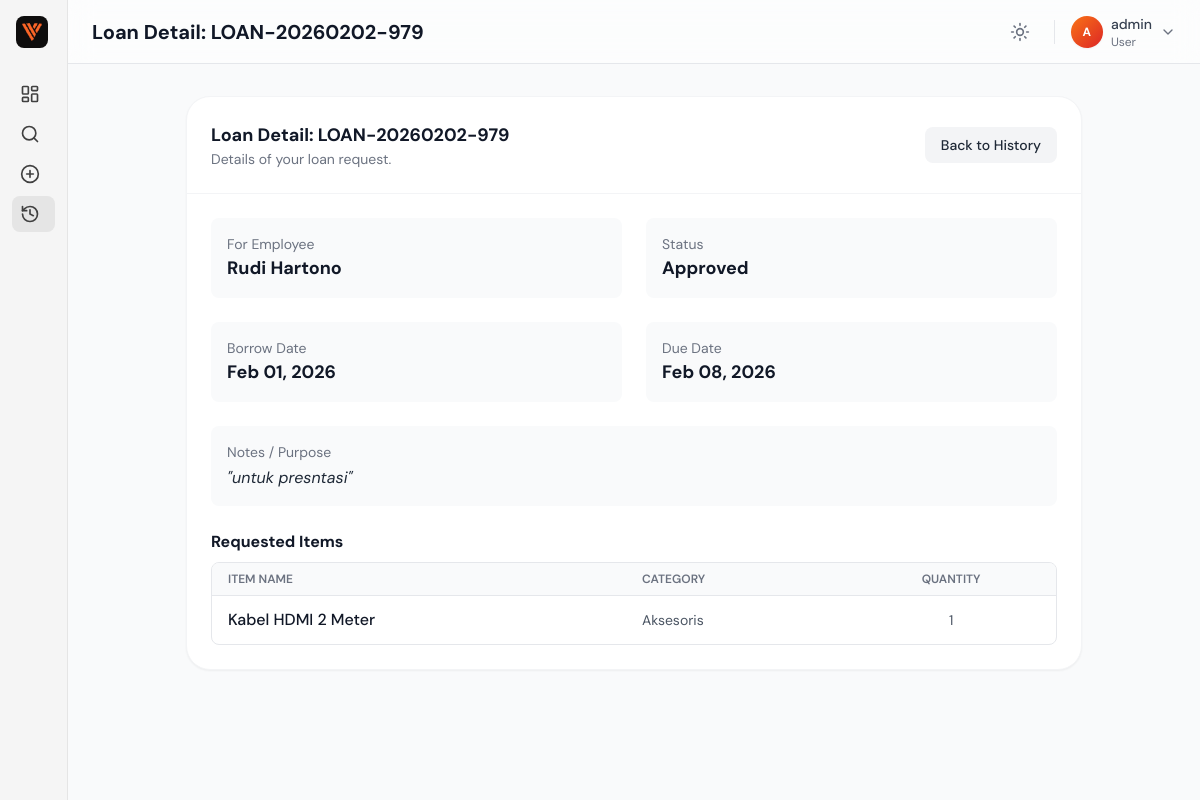
Before: /user/loan_detail.php?id=1 (signed in) with the older database file.
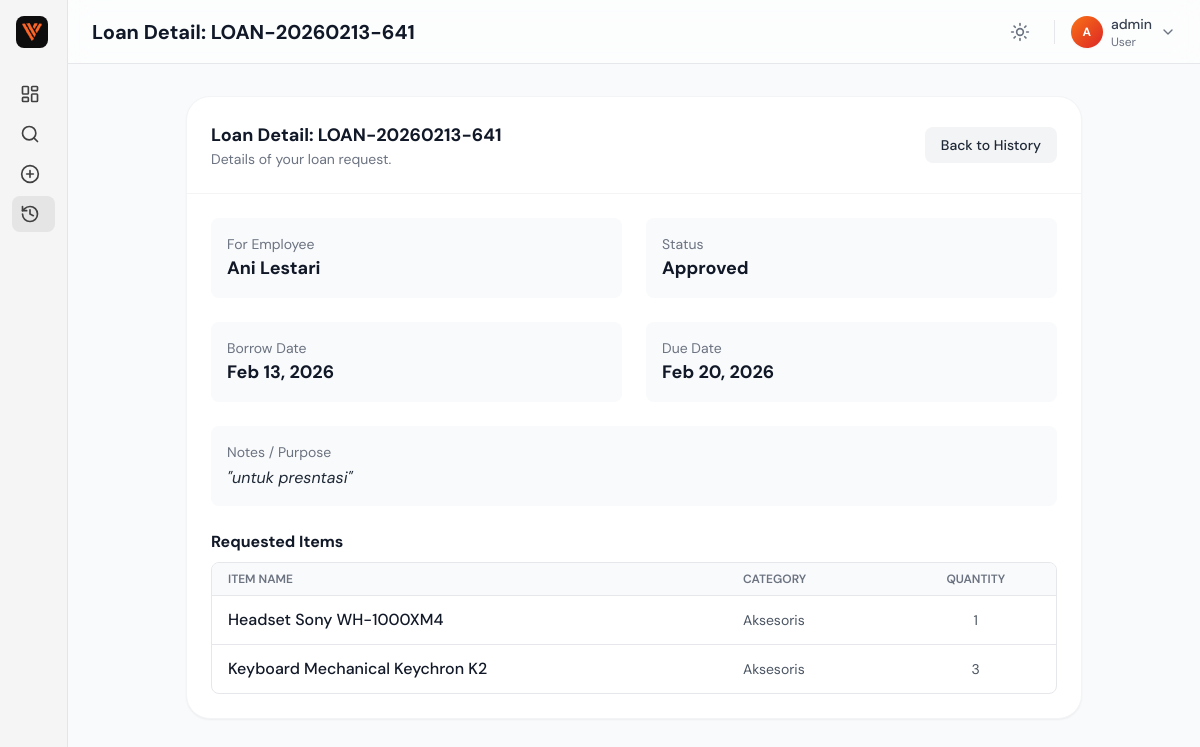
After: the same page with the newer database file.
### tables this page shows
CREATE TABLE `peminjaman` (
  `id` int(11) NOT NULL AUTO_INCREMENT,
  `kode_peminjaman` varchar(20) DEFAULT NULL,
  `user_id` int(11) NOT NULL,
  `employee_id` int(11) DEFAULT NULL,
  `tanggal_pinjam` date NOT NULL,
  `tanggal_kembali_rencana` date DEFAULT NULL COMMENT 'Expected return date set by admin',
  `tanggal_kembali` date DEFAULT NULL COMMENT 'Actual return date',
  `status` enum('pending','approved','rejected','returned') NOT NULL DEFAULT 'pending',
  `keterangan` text DEFAULT NULL,
  `alasan_reject` text DEFAULT NULL,
  `created_at` timestamp NOT NULL DEFAULT current_timestamp(),
  `updated_at` timestamp NOT NULL DEFAULT current_timestamp() ON UPDATE current_timestamp(),
  PRIMARY KEY (`id`),
  KEY `idx_user_id` (`user_id`),
  KEY `idx_status` (`status`),
  KEY `idx_tanggal_pinjam` (`tanggal_pinjam`),
  KEY `fk_employee_id` (`employee_id`),
  CONSTRAINT `fk_employee_id` FOREIGN KEY (`employee_id`) REFERENCES `employees` (`id`) ON DELETE SET NULL,
  CONSTRAINT `peminjaman_ibfk_1` FOREIGN KEY (`user_id`) REFERENCES `users` (`id`) ON DELETE CASCADE
);

CREATE TABLE `employees` (
  `id` int(11) NOT NULL AUTO_INCREMENT,
  `user_id` int(11) DEFAULT NULL,
  `nama_karyawan` varchar(100) NOT NULL,
  `jabatan` varchar(100) DEFAULT NULL,
  `departemen` varchar(100) DEFAULT NULL,
  `email` varchar(100) DEFAULT NULL,
  `telepon` varchar(20) DEFAULT NULL,
  `created_at` timestamp NOT NULL DEFAULT current_timestamp(),
  PRIMARY KEY (`id`),
  UNIQUE KEY `email` (`email`),
  UNIQUE KEY `user_id` (`user_id`),
  CONSTRAINT `fk_user_id` FOREIGN KEY (`user_id`) REFERENCES `users` (`id`) ON DELETE SET NULL
);

CREATE TABLE `peminjaman_detail` (
  `id` int(11) NOT NULL AUTO_INCREMENT,
  `peminjaman_id` int(11) NOT NULL,
  `inventaris_id` int(11) NOT NULL,
  `jumlah` int(11) NOT NULL,
  `catatan` text DEFAULT NULL,
  `created_at` timestamp NOT NULL DEFAULT current_timestamp(),
  `updated_at` timestamp NOT NULL DEFAULT current_timestamp() ON UPDATE current_timestamp(),
  PRIMARY KEY (`id`),
  KEY `idx_peminjaman` (`peminjaman_id`),
  KEY `idx_inventaris` (`inventaris_id`),
  CONSTRAINT `peminjaman_detail_ibfk_1` FOREIGN KEY (`peminjaman_id`) REFERENCES `peminjaman` (`id`) ON DELETE CASCADE,
  CONSTRAINT `peminjaman_detail_ibfk_2` FOREIGN KEY (`inventaris_id`) REFERENCES `inventaris` (`id`) ON DELETE CASCADE
);

CREATE TABLE `inventaris` (
  `id` int(11) NOT NULL AUTO_INCREMENT,
  `nama_barang` varchar(100) NOT NULL,
  `kategori` varchar(50) NOT NULL,
  `stok_total` int(11) NOT NULL DEFAULT 0,
  `stok_tersedia` int(11) NOT NULL DEFAULT 0,
  `kondisi` enum('baik','rusak ringan','rusak berat') NOT NULL DEFAULT 'baik',
  `lokasi` varchar(100) NOT NULL,
  `deskripsi` text DEFAULT NULL,
  `image` varchar(255) DEFAULT NULL COMMENT 'Image filename for the product',
  `created_at` timestamp NOT NULL DEFAULT current_timestamp(),
  `updated_at` timestamp NOT NULL DEFAULT current_timestamp() ON UPDATE current_timestamp(),
  PRIMARY KEY (`id`),
  KEY `idx_kategori` (`kategori`),
  KEY `idx_stok_tersedia` (`stok_tersedia`)
);

### src/Loan.php (called while the page is built, shortened)
<?php
class Loan
{
    private $pdo;
    public function __construct($pdo)
    {
        $this->pdo = $pdo;
    }
    public function getById($id)
    {
        try {
            $stmt = $this->pdo->prepare(
                "SELECT p.*, u.username, u.email, e.nama_karyawan
                 FROM peminjaman p
                 JOIN users u ON p.user_id = u.id
                 LEFT JOIN employees e ON p.employee_id = e.id
                 WHERE p.id = ?"
            );
            $stmt->execute([$id]);
            $header = $stmt->fetch();
            $stmtDetails = $this->pdo->prepare(
                "SELECT pd.*, i.nama_barang, i.kategori, i.stok_tersedia, i.lokasi
                 FROM peminjaman_detail pd
                 JOIN inventaris i ON pd.inventaris_id = i.id
                 WHERE pd.peminjaman_id = ?"
            );
            $stmtDetails->execute([$id]);
            $details = $stmtDetails->fetchAll();
            $header['details'] = $details;
            return $header;
        } catch (\PDOException $e) {
            return null;
        }
    }
}

### public/user/loan_detail.php (the view, shortened to what the changed rows need)
<?php
require_once __DIR__ . '/../../config/database.php';
$loan = new Loan($pdo);
$loanId = $_GET['id'] ?? null;
$loanDetails = null;
if ($loanId) {
    $loanDetails = $loan->getById($loanId);
}
$pageTitle = 'Loan Detail: ' . htmlspecialchars($loanDetails['kode_peminjaman'] ?? 'LOAN-' . $loanDetails['id']);
?>
<!DOCTYPE html>
<html lang="en" class="light">
<head>
    <script src="https://cdn.tailwindcss.com"></script>
</head>
<body class="bg-gray-50 dark:bg-gray-900 font-sans text-slate-800 dark:text-white transition-colors duration-300"
      x-data="{
          darkMode: localStorage.getItem('theme') === 'dark',
          toggleTheme() {
              this.darkMode = !this.darkMode;
              localStorage.setItem('theme', this.darkMode ? 'dark' : 'light');
          }
      }"
      x-init="$watch('darkMode', val => document.documentElement.classList.toggle('dark', val))">
    <div class="flex h-screen overflow-hidden bg-gray-50 dark:bg-gray-950">
        <div class="fixed inset-0 -z-10 bg-gray-50 dark:bg-gray-950">
            <div class="absolute top-[-10%] left-[-10%] w-[40%] h-[40%] rounded-full bg-orange-500/10 blur-[100px]"></div>
            <div class="absolute bottom-[-10%] right-[-10%] w-[40%] h-[40%] rounded-full bg-red-500/10 blur-[100px]"></div>
        </div>
        <div class="flex-1 flex flex-col h-screen overflow-hidden relative">
            <?php include '../includes/header.php'; ?>
            <main class="flex-1 overflow-y-auto p-4 md:p-8">
                <div class="max-w-4xl mx-auto">
                    <div class="bg-white dark:bg-gray-800 rounded-3xl border border-gray-100 dark:border-gray-700 shadow-sm">
                        <div class="p-6 border-b border-gray-100 dark:border-gray-700 flex justify-between items-center">
                            <div>
                                <h3 class="text-lg font-bold text-gray-900 dark:text-white"><?= $pageTitle ?></h3>
                                <p class="text-sm text-gray-500 dark:text-gray-400">Details of your loan request.</p>
                            </div>
                        </div>
                        <div class="p-6 space-y-6">
                            <div class="grid grid-cols-1 md:grid-cols-2 gap-6">
                                <div class="p-4 bg-gray-50 dark:bg-gray-700/50 rounded-lg">
                                    <span class="block text-sm text-gray-500 dark:text-gray-400">For Employee</span>
                                    <span class="font-bold text-lg text-gray-900 dark:text-white"><?= htmlspecialchars($loanDetails['nama_karyawan'] ?? '-') ?></span>
                                </div>
                                <div class="p-4 bg-gray-50 dark:bg-gray-700/50 rounded-lg">
                                    <span class="block text-sm text-gray-500 dark:text-gray-400">Status</span>
                                    <span class="font-bold text-lg text-gray-900 dark:text-white"><?= ucfirst($loanDetails['status']) ?></span>
                                </div>
                                <div class="p-4 bg-gray-50 dark:bg-gray-700/50 rounded-lg">
                                    <span class="block text-sm text-gray-500 dark:text-gray-400">Borrow Date</span>
                                    <span class="font-bold text-lg text-gray-900 dark:text-white"><?= date('M d, Y', strtotime($loanDetails['tanggal_pinjam'])) ?></span>
                                </div>
                                <?php if ($loanDetails['tanggal_kembali_rencana']): ?>
                                <div class="p-4 bg-gray-50 dark:bg-gray-700/50 rounded-lg">
                                    <span class="block text-sm text-gray-500 dark:text-gray-400">Due Date</span>
                                    <span class="font-bold text-lg text-gray-900 dark:text-white"><?= date('M d, Y', strtotime($loanDetails['tanggal_kembali_rencana'])) ?></span>
                                </div>
                                <?php endif; ?>
                            </div>
                            <?php if (!empty($loanDetails['keterangan'])): ?>
                                <div class="p-4 bg-gray-50 dark:bg-gray-700/50 rounded-lg">
                                    <span class="block text-sm text-gray-500 dark:text-gray-400">Notes / Purpose</span>
                                    <p class="text-gray-800 dark:text-gray-200 mt-1 italic">"<?= htmlspecialchars($loanDetails['keterangan']) ?>"</p>
                                </div>
                            <?php endif; ?>
                            <div>
                                <div class="border rounded-lg overflow-hidden dark:border-gray-700">
                                    <table class="w-full text-left">
                                        <thead class="bg-gray-50 dark:bg-gray-700/50 text-xs uppercase text-gray-500 dark:text-gray-400">
                                            <tr>
                                                <th class="px-4 py-2 font-semibold">Item Name</th>
                                                <th class="px-4 py-2 font-semibold">Category</th>
                                                <th class="px-4 py-2 font-semibold text-center">Quantity</th>
                                            </tr>
                                        </thead>
                                        <tbody>
                                            <?php foreach ($loanDetails['details'] as $detail): ?>
                                            <tr class="border-t dark:border-gray-700">
                                                <td class="px-4 py-3 font-medium text-gray-900 dark:text-white">
                                                    <a href="detail.php?id=<?= $detail['inventaris_id'] ?>" class="hover:text-orange-500 hover:underline">
                                                        <?= htmlspecialchars($detail['nama_barang']) ?>
                                                    </a>
                                                </td>
                                                <td class="px-4 py-3 text-sm text-gray-600 dark:text-gray-300"><?= htmlspecialchars($detail['kategori']) ?></td>
                                                <td class="px-4 py-3 text-sm text-gray-600 dark:text-gray-300 text-center"><?= $detail['jumlah'] ?></td>
                                            </tr>
                                            <?php endforeach; ?>
                                        </tbody>
                                    </table>
                                </div>
                            </div>
                        </div>
                    </div>
                </div>
            </main>
        </div>
    </div>
</body>
</html>

### public/includes/header.php (shortened to what the changed rows need)
<header class="h-16 flex items-center justify-between px-4 md:px-6 bg-white/50 dark:bg-gray-900/50 backdrop-blur-md border-b border-gray-200 dark:border-gray-800 z-10 pt-16 md:pt-0">
    <div class="flex items-center gap-3">
        <h1 class="text-xl font-bold text-gray-900 dark:text-white"><?= $pageTitle ?? 'Overview' ?></h1>
    </div>
</header>

Changed rows visible on the page:
removed peminjaman_detail: inventaris.nama_barang "Kabel HDMI 2 Meter", inventaris.kategori "Aksesoris", jumlah "1"
changed peminjaman "Approved": kode_peminjaman "Loan Detail: LOAN-20260202-979" → "Loan Detail: LOAN-20260213-641"; employee.nama_karyawan "Rudi Hartono" → "Ani Lestari"; tanggal_pinjam "Feb 01, 2026" → "Feb 13, 2026"; tanggal_kembali_rencana "Feb 08, 2026" → "Feb 20, 2026"
added peminjaman_detail: inventaris.nama_barang "Headset Sony WH-1000XM4", inventaris.kategori "Aksesoris", jumlah "1"
now on this page (row edited): peminjaman_detail: inventaris.nama_barang "Keyboard Mechanical Keychron K2", inventaris.kategori "Aksesoris", jumlah "3"
